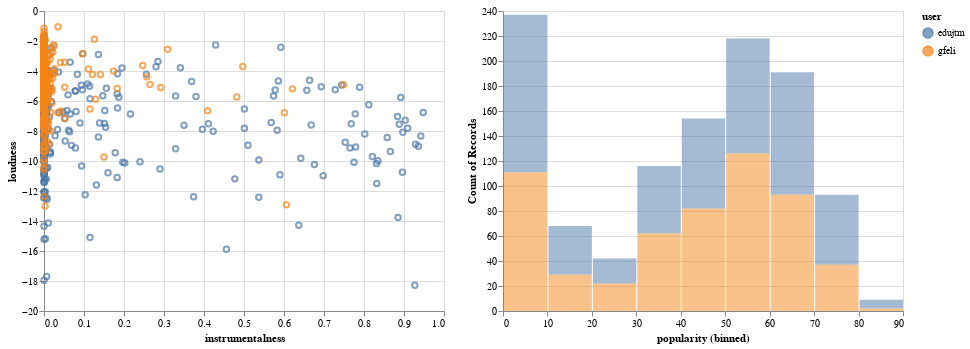

Source (notebook cell):
### Code cell
interval = alt.selection_interval()

data = alt.Chart(all_songs).mark_point().encode(
    x='instrumentalness',
    y='loudness',
    tooltip=['name', 'popularity'],
    color=alt.condition(interval, 'user:N', alt.value('lightgray')),
).properties(
    selection=interval
)

popularity = alt.Chart(all_songs).mark_bar(opacity=0.5).encode(
    x=alt.X('popularity', bin=True),
    y='count()',
    color='user'
).transform_filter(
    interval
)

data | popularity

### Figure 1 — Vega-Lite specification as saved in the notebook (floating-point values rounded to 4 significant figures; data arrays with more than 128 entries replaced by an {"elided": "..."} marker saying what was removed)
{"$schema": "https://vega.github.io/schema/vega-lite/v2.6.0.json", "config": {"view": {"height": 300, "width": 400}}, "datasets": {"data-9484b95bb864627ae269687ea13d19f8": {"elided": "1128 records"}}, "hconcat": [{"data": {"name": "data-9484b95bb864627ae269687ea13d19f8"}, "encoding": {"color": {"condition": {"field": "user", "selection": "selector007", "type": "nominal"}, "value": "lightgray"}, "tooltip": [{"field": "name", "type": "nominal"}, {"field": "popularity", "type": "quantitative"}], "x": {"field": "instrumentalness", "type": "quantitative"}, "y": {"field": "loudness", "type": "quantitative"}}, "mark": "point", "selection": {"selector007": {"encodings": ["x", "y"], "mark": {"fill": "#333", "fillOpacity": 0.125, "stroke": "white"}, "on": "[mousedown, window:mouseup] > window:mousemove!", "resolve": "global", "translate": "[mousedown, window:mouseup] > window:mousemove!", "type": "interval", "zoom": "wheel!"}}}, {"data": {"name": "data-9484b95bb864627ae269687ea13d19f8"}, "encoding": {"color": {"field": "user", "type": "nominal"}, "x": {"bin": true, "field": "popularity", "type": "quantitative"}, "y": {"aggregate": "count", "type": "quantitative"}}, "mark": {"opacity": 0.5, "type": "bar"}, "transform": [{"filter": {"selection": "selector007"}}]}]}
